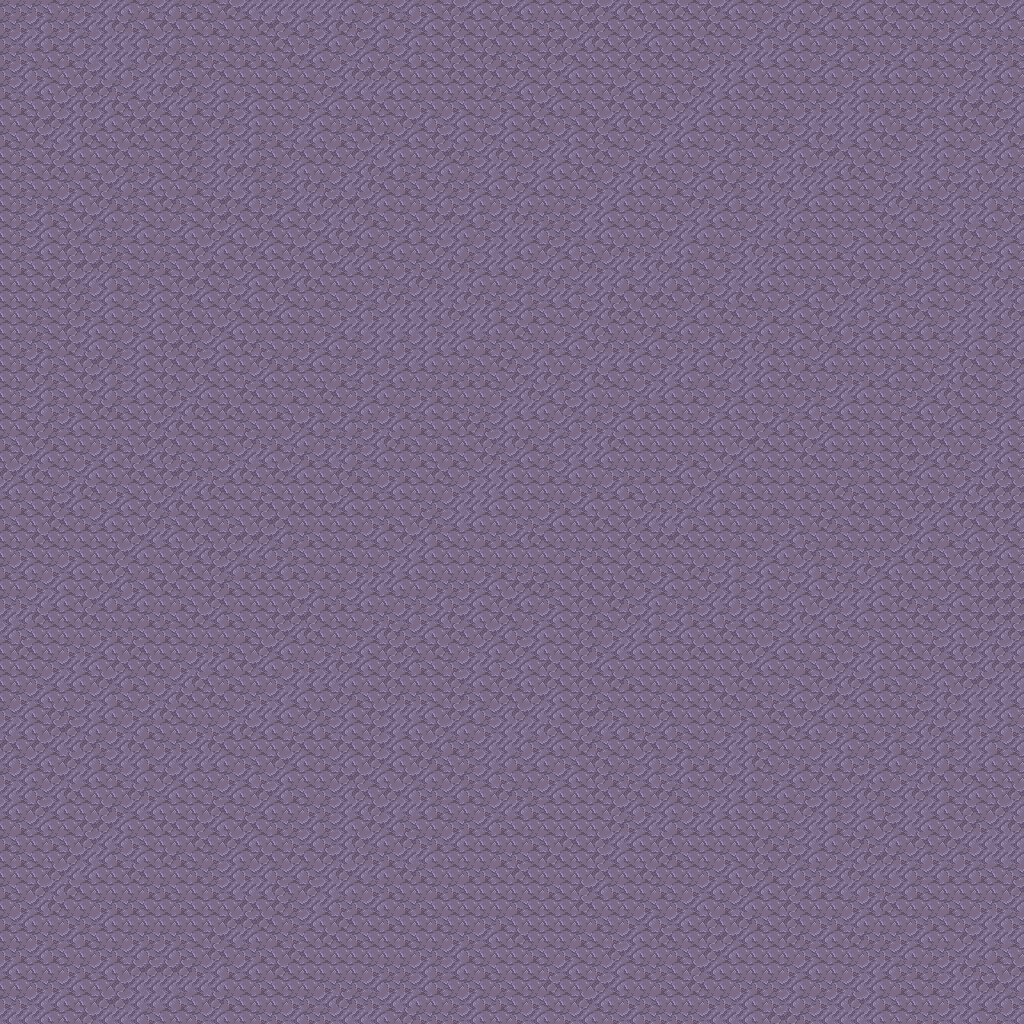

Below is a game level as drawn by its tile map, then a one-line description and the .tmx that defines it (tile-layer data replaced by summaries):
An orthogonal 64x64 tile map with 16x16 px tiles, 1 tile layer (Tile Layer 1).

<map version="1.0" orientation="orthogonal" width="64" height="64" tilewidth="16" tileheight="16">
 <tileset firstgid="1" name="rockTile" tilewidth="16" tileheight="16">
  <image source="rockTile.png" trans="ff00ff" width="32" height="32" />
 </tileset>
 <layer name="Tile Layer 1" width="64" height="64">
  <data>[4096 cells, 4096 non-empty, 4 distinct tile ids]</data>
 </layer>
</map>